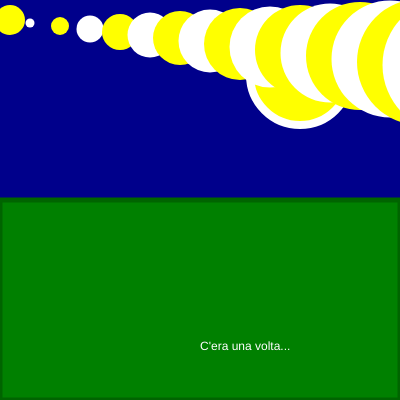
Frame 1 (no input)
Frame 60 (no input): identical to frame 1, image omitted
Frame 120 (the mouse pressed at the canvas centre since frame 60): identical to frame 1, image omitted

The p5.js sketch that drew this single still picture (run headless with seeded random() and noise() and a simulated clock; from frame 60 on, the mouse is pressed at the canvas centre):

// p5.js sketch
// ── sketch.js
let xsize = 400;
let ysize = 400;

function setup() {
  createCanvas(xsize, ysize);
}

function draw() {
  //fare cielo scuro
  background("darkblue");
  //vogliamo disegnare la luna
  fill("yellow");
  stroke("white");
  strokeWeight(8);
  circle(300,75,100);
  //prima della forma desiderata
  //cambiare fill e stroke
  fill("green");
  stroke("darkgreen");
  strokeWeight(5);
  rect(0,200,400,200);
  stroke("yellow");
  //ordine in p5
  strokeWeight(30);
  let xStars_primordiale= 10;
  let yStars_primordiale = 20;
  point( xStars_primordiale, yStars_primordiale);
  let passo=3;
  //for(init;test;update){corpo}
  for(let i=0; i<50; i=i+passo){
    // 0--> y 1--> w  2--> y 3--> w ...
    strokeWeight(i*3);
    if(i%2==0){
      //numeri pari
      //corpo di ramo vero
      stroke("yellow")
    }else{
      //numeri dispari
      //altrimenti questo
      stroke("white")
    }
    point(xStars_primordiale*i,yStars_primordiale+i);
  }
  //Stella polare
  //point(xStars_primordiale+60,30);
   //aggiungiamo un'altra stella
   //point(xStars_primordiale,100);
  //point(75,100);
  //
  fill("white");
  stroke(0);
  strokeWeight(0);
  text("C'era una volta...",200,350);

}
